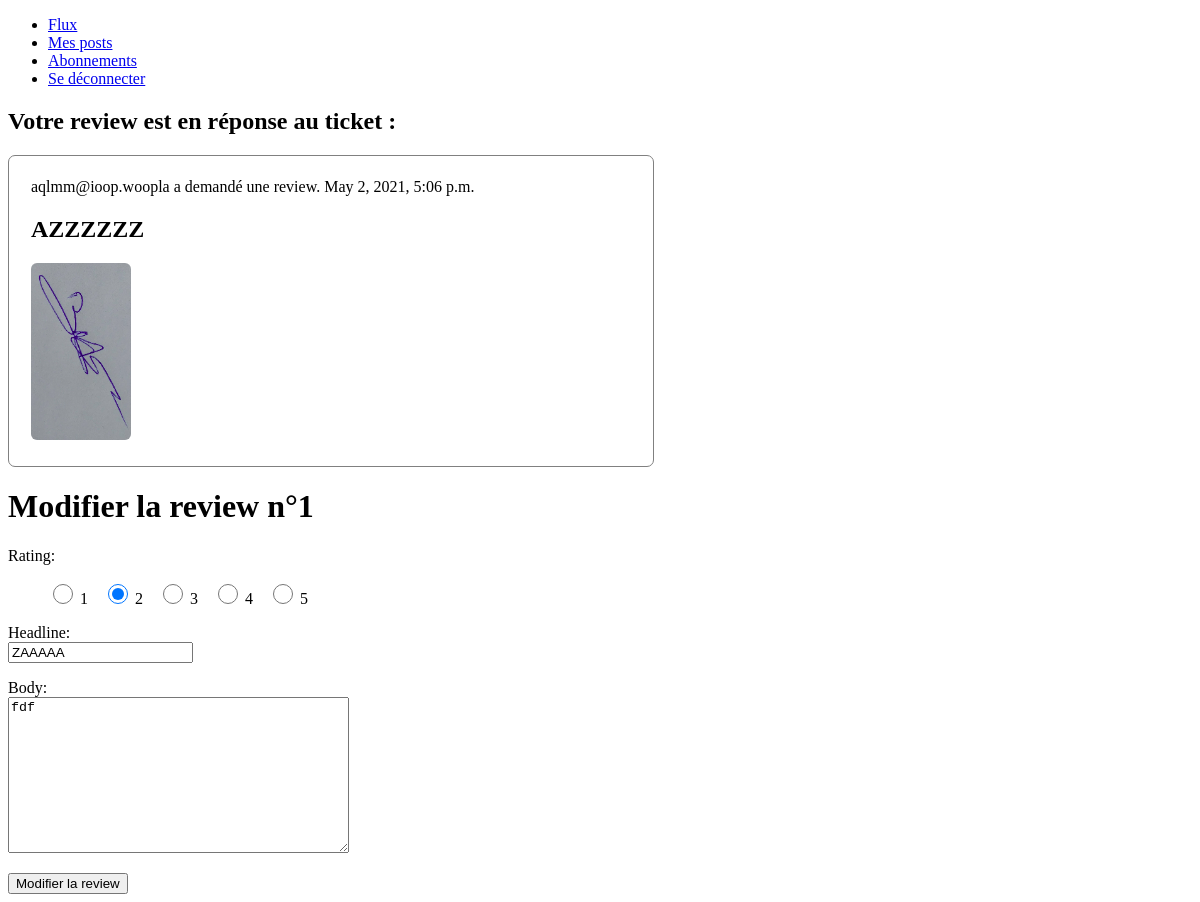
/app/review/1 (signed in), run on an earlier commit of the app's database.
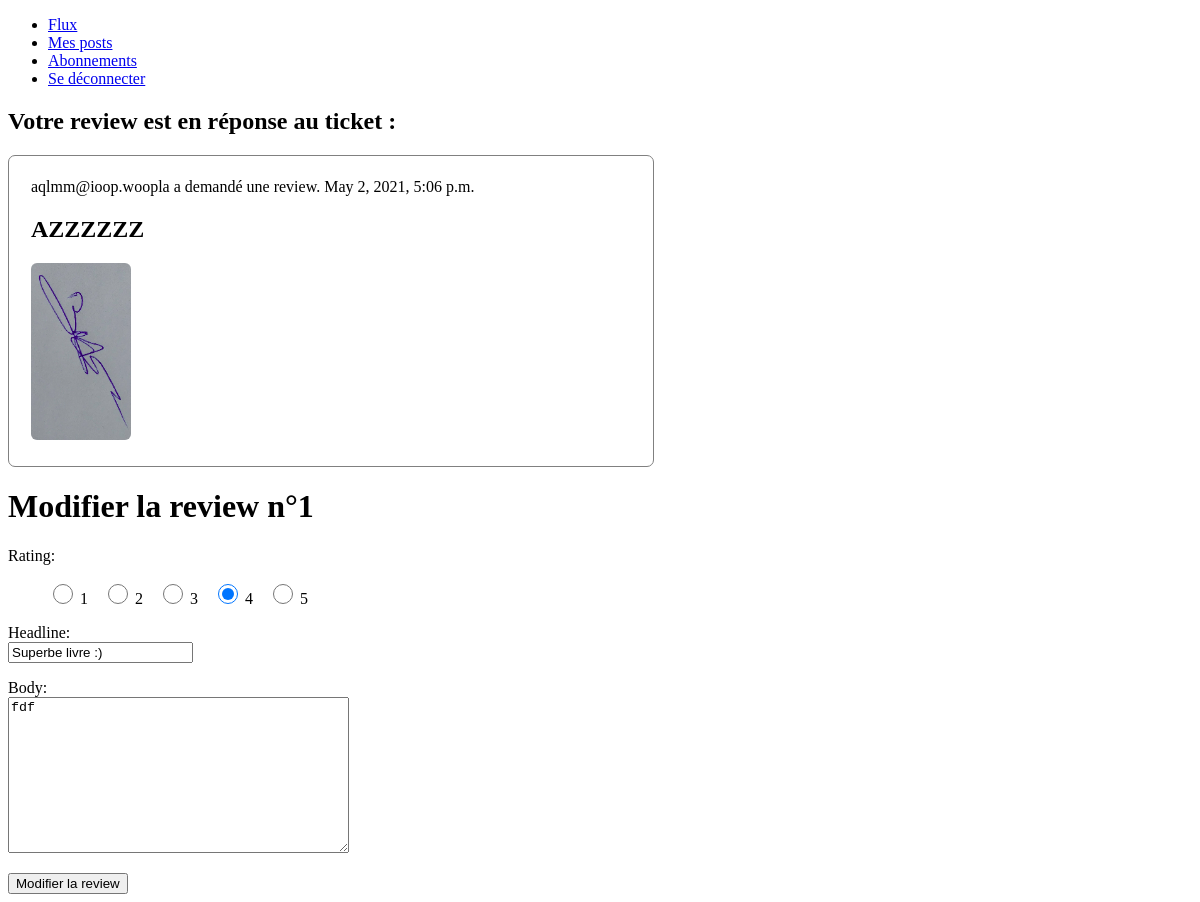
And on a later commit of the database.
### bookreviews/models.py (models this page shows, shortened)
class Ticket(models.Model):
    title = models.CharField(max_length=128)
    descripton = models.TextField(max_length=2048, blank=True)
    image = models.ImageField(null=True, blank=True, upload_to="images/")
    user = models.ForeignKey(to=settings.AUTH_USER_MODEL, on_delete=models.CASCADE)
    time_created = models.DateTimeField(auto_now_add=True)

class Review(models.Model):
    ticket = models.ForeignKey(to=Ticket, on_delete=models.CASCADE)
    rating = models.PositiveSmallIntegerField(validators=[MinValueValidator(0), MaxValueValidator(5)])
    headline = models.CharField(max_length=128)
    body = models.TextField(max_length=8192, blank=True)
    user = models.ForeignKey(to=settings.AUTH_USER_MODEL, on_delete=models.CASCADE)
    time_created = models.DateTimeField(auto_now_add=True)

### registration/models.py (models this page shows)
class User(AbstractUser):
    username = None
    email = models.EmailField(_('email address'), unique=True)
    USERNAME_FIELD = 'email'
    REQUIRED_FIELDS = []
    objects = UserManager()

### bookreviews/views.py (the view)
# urls.py: path('review/<int:review_id>', views.edit_own_review, name='edit_own_review_view'),
@login_required()
def edit_own_review(request, review_id):
    review = Review.objects.get(id=review_id)
    if request.method == 'POST':
        form = ReviewForm(request.POST, instance=review)
        if form.is_valid():
            form.save()
            messages.success(request, 'Review modifiée avec succès.')
            return redirect('my_posts_view')
    if request.method == 'GET':
        form = ReviewForm(instance=review)
        return render(request, 'bookreviews/edit-review.html', {'form': form, 'review_id': review_id, 'ticket': review.ticket})

### bookreviews/forms.py
class ReviewForm(ModelForm):
    class Meta:
        CHOICES = [(1, 1), (2, 2), (3, 3), (4, 4), (5, 5)]
        model = Review
        fields = ['rating', 'headline', 'body']
        widgets = {
            'rating': forms.RadioSelect(choices=CHOICES)
        }

### bookreviews/templates/bookreviews/edit-review.html (shortened to what this page needs)
{% extends "bookreviews/base.html" %}
{% block content %}
  <h2>Votre review est en réponse au ticket :</h2>
    <div class="ticket-container">
      <div>
        <span>{{ ticket.user }} a demandé une review.</span>
        <span>{{ ticket.time_created }}</span>
    </div>
    <h2>{{ ticket.title }}</h2>
    <img class="cover" src="/media/{{ ticket.image }}" alt="image de couverture du ticket" />
    </div>
    <h1>Modifier la review n°{{ review_id }}</h1>
    <form method="post" enctype="multipart/form-data">
        {% for field in form %}
          <p>
            {{ field.label_tag }}<br>
            {{ field }}
          </p>
        {% endfor %}
        <button type="submit">Modifier la review</button>
      </form>
{% endblock %}

### bookreviews/templates/bookreviews/base.html (shortened to what this page needs)
<!DOCTYPE html>
<html lang="fr">
<head>
    <link rel="stylesheet" href="/static/styles.css">
</head>
<body>
    <header>
        <ul>
            <li><a href="{% url 'feed_view'%}">Flux</a></li>
            <li><a href="{% url 'my_posts_view'%}">Mes posts</a></li>
            <li><a href="{% url 'follow_view'%}">Abonnements</a></li>
            <li><a href="/registration/logout/">Se déconnecter</a></li>
        </ul>
    </header>
        {% block content %}
        {% endblock %}
</body>
</html>

### static/styles.css (style rules this page uses)
.ticket-container { border: 1px solid grey; border-radius: 7px; padding: 22px; margin-top: 12px; margin-bottom: 12px; max-width: 600px; }
.cover { width: 100px; height: auto; border-radius: 6px; }
#id_rating { display: flex; }
#id_rating > li { margin-right: 15px; list-style-type: none; }
#id_rating > li > label > input { width: 20px; height: 20px; }

What changed in the data, as far as the page shows it:
changed Review "fdf": rating "☐ Rating: ☑ 2 ☐ 3 ☐ 4 ☐ 5" → "☐ Rating: ☐ 2 ☐ 3 ☑ 4 ☐ 5"; headline "ZAAAAA" → "Superbe livre :)"
